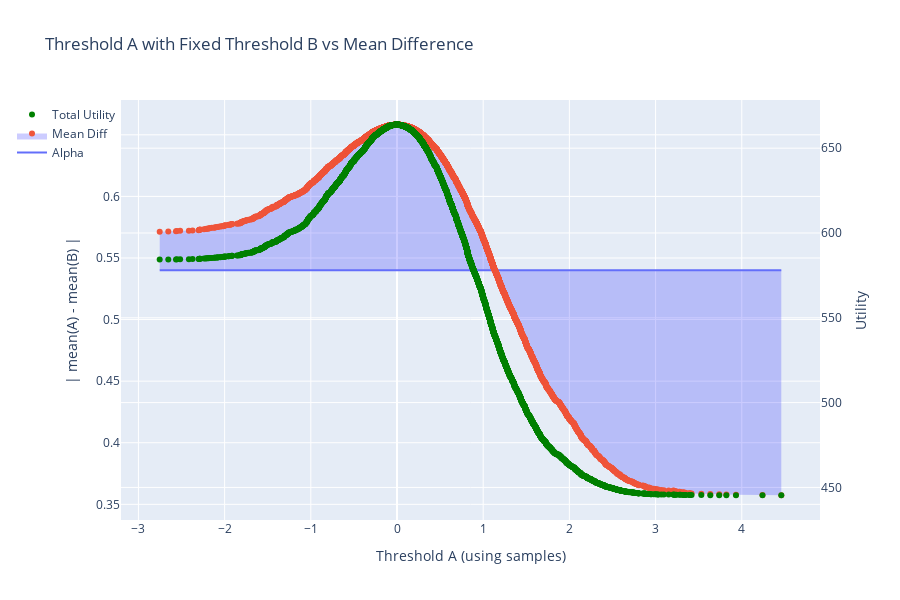
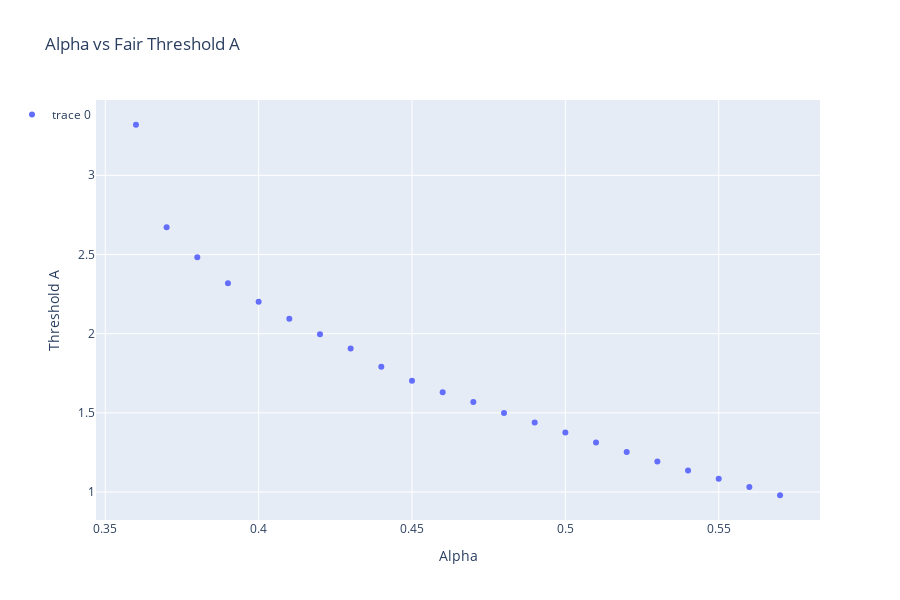

The cell these charts' notebook holds for them, in order:
### Code cell
# Experiment 2
from experiment_2 import experiment_2
test_alpha = 0.54
ex2a, ex2b = experiment_2(a, b, u_plus, u_minus, c_plus, c_minus, test_alpha, w_a, w_b, thresh_B, a, alphas)
ex2a.update_layout(
    xaxis_title ='Threshold A (using samples)'
)
ex2a.show()
ex2b.show()

trace1 = ex2a.data[1]
trace2 = ex2a.data[2]
mean_diffs = dict(zip(trace1.x, trace1.y))
utilities = dict(zip(trace2.x, trace2.y))

test_alphas = np.arange(0.54, 0.63, 0.01)
results = []

for test_alpha in test_alphas:
    # Filter mean_diffs under current threshold
    filtered = {k: v for k, v in mean_diffs.items() if v < test_alpha}

    # Find before and after keys
    before_keys = [k for k in filtered if k < 0]
    after_keys = [k for k in filtered if k > 0]

    before = max(before_keys) if before_keys else None
    after = min(after_keys) if after_keys else None

    if before is not None and after is not None:
        # Prepare data
        utility_before = utilities[before]
        utility_after = utilities[after]
        utility_diff = np.abs(utility_after - utility_before)

        # Build vertical block
        block = pd.DataFrame([
            {
                'Test Alpha': round(test_alpha, 3),
                'Side': 'Before',
                'Threshold': before,
                'Mean Difference': mean_diffs[before],
                'Utility': utility_before
            },
            {
                'Test Alpha': round(test_alpha, 3),
                'Side': 'After',
                'Threshold': after,
                'Mean Difference': mean_diffs[after],
                'Utility': utility_after
            },
            {
                'Test Alpha': round(test_alpha, 3),
                'Side': 'Δ Utility',
                'Threshold': '',
                'Mean Difference': '',
                'Utility': utility_diff
            }
        ])

        print(block.to_string(index=False))
        print("--------")

### Figure 1 — Plotly figure (JSON) as saved in the notebook; plotly's stock layout.template omitted (floating-point values rounded to 4 significant figures; data arrays with more than 128 entries replaced by an {"elided": "..."} marker saying what was removed)
{"data": [{"mode": "lines", "name": "Alpha", "type": "scatter", "x": {"elided": "5000 float values"}, "y": {"elided": "5000 float values"}}, {"fill": "tonexty", "fillcolor": "rgba(0,0,255,0.2)", "mode": "markers", "name": "Mean Diff", "type": "scatter", "x": {"elided": "5000 float values"}, "y": {"elided": "5000 float values"}}, {"marker": {"color": "green"}, "mode": "markers", "name": "Total Utility", "type": "scatter", "x": {"elided": "5000 float values"}, "y": {"elided": "5000 float values"}, "yaxis": "y2"}], "layout": {"height": 600, "legend": {"x": 0, "xanchor": "right", "yanchor": "top"}, "showlegend": true, "title": {"text": "Threshold A with Fixed Threshold B vs Mean Difference"}, "xaxis": {"title": {"text": "Threshold A (using samples)"}}, "yaxis": {"title": {"text": "| mean(A) - mean(B) |"}}, "yaxis2": {"overlaying": "y", "side": "right", "title": {"text": "Utility"}}}}

### Figure 2 — Plotly figure (JSON) as saved in the notebook; plotly's stock layout.template omitted (floating-point values rounded to 4 significant figures)
{"data": [{"mode": "markers", "type": "scatter", "x": [0.36, 0.37, 0.38, 0.39, 0.4, 0.41, 0.42, 0.43, 0.44, 0.45, 0.46, 0.47, 0.48, 0.49, 0.5, 0.51, 0.52, 0.53, 0.54, 0.55, 0.56, 0.57], "y": [3.319, 2.672, 2.483, 2.318, 2.201, 2.094, 1.997, 1.907, 1.791, 1.702, 1.631, 1.569, 1.5, 1.439, 1.376, 1.313, 1.252, 1.193, 1.136, 1.084, 1.032, 0.9797]}], "layout": {"height": 600, "legend": {"x": 0, "xanchor": "right", "yanchor": "top"}, "showlegend": true, "title": {"text": "Alpha vs Fair Threshold A"}, "xaxis": {"title": {"text": "Alpha"}}, "yaxis": {"title": {"text": "Threshold A"}}}}
